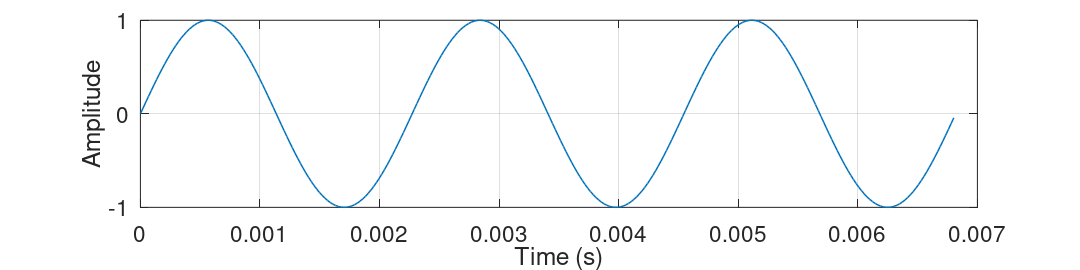

MATLAB code for this plot:
t = 0:1/44100:1/440*3;
x = sin(2*pi*t*440);

plot(t,x,"linewidth", 2);
xlabel("Time (s)");
ylabel("Amplitude");
set(gca,'YTick', [-1 0 1], 'fontsize', 30)
set(gcf,'PaperUnits','inches','PaperPosition',[0 0 20 5])
grid;
print -dpng 'ZeroCrossingSimple'
